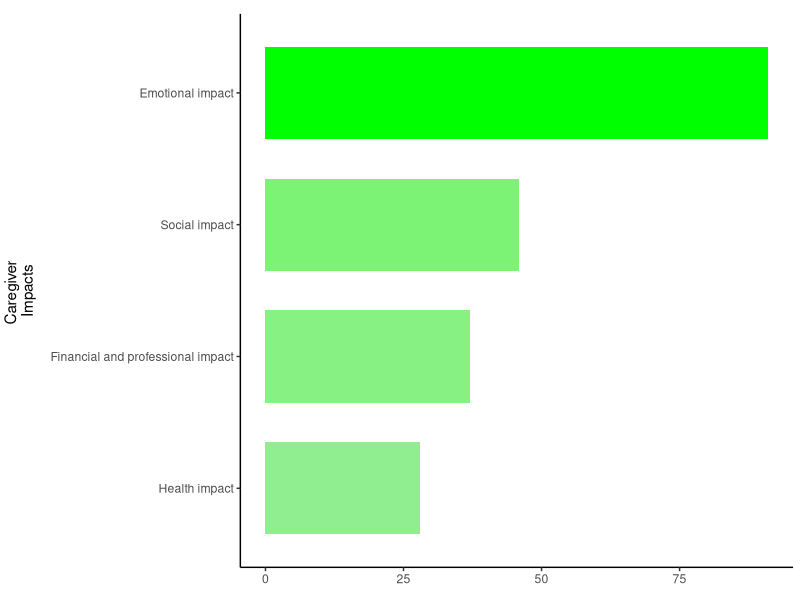
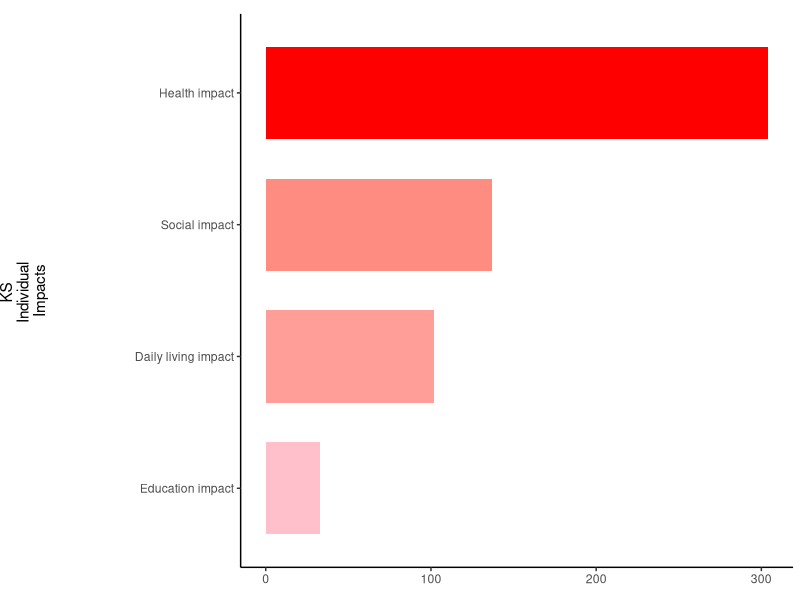
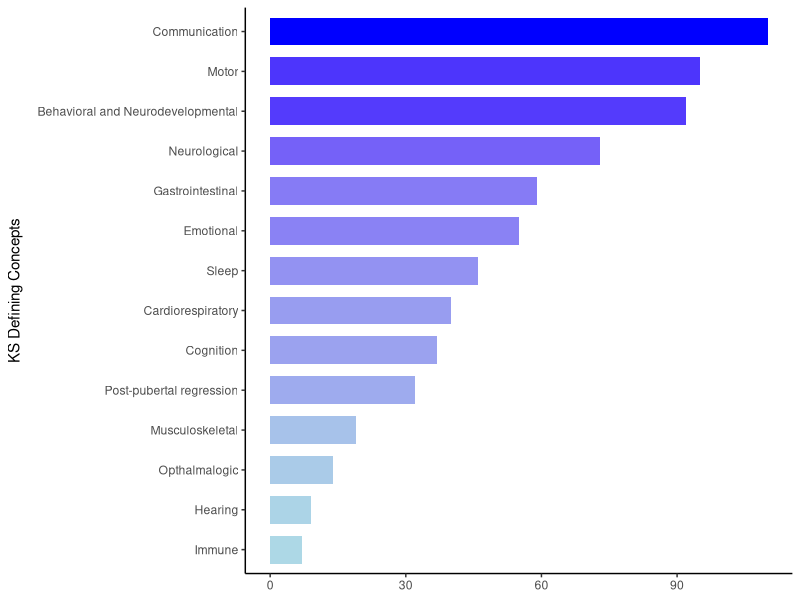
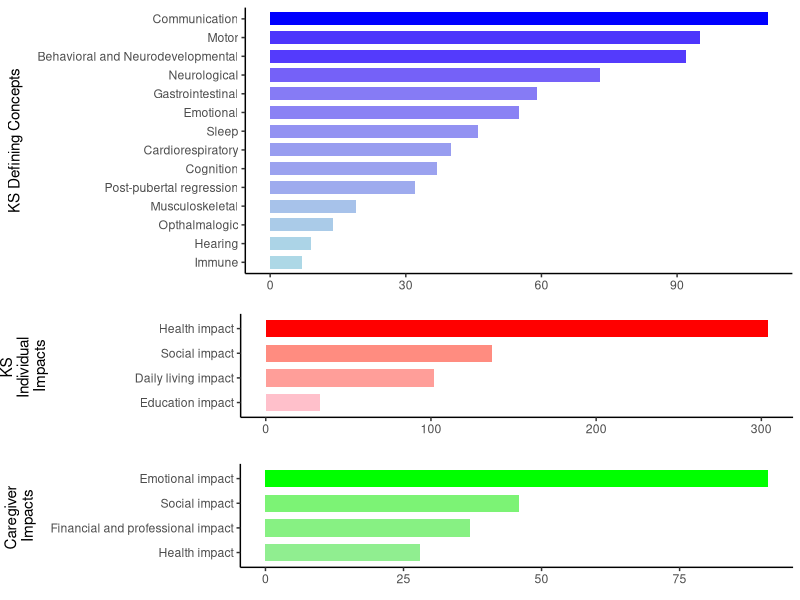

Write the R code that produced these figures, in order.
## ---- chunk 1
knitr::opts_chunk$set(echo = TRUE)
## ---- chunk 2
library(readxl)
library(dplyr)
KSdata <- read_excel("KS_data.xlsx", sheet = 1)
## ---- chunk 3
KSD <- KSdata[2:15, ]
KSD1 <- KSD |>
  select(c("...1", "Total references"))
colnames(KSD1) <- c("KDC", "total")
## ---- chunk 4
KSI <- KSdata[18:21, ]
KSI1 <- KSI |>
  select(c("...1", "Total references"))
colnames(KSI1) <- c("KII", "total")
## ---- chunk 5
CI <- KSdata[24:27, ]
CI1 <- CI |>
  select(c("...1", "Total references"))
colnames(CI1) <- c("CI", "total")
## ---- chunk 6
Age <- KSdata |>
  select(c(2:5))
Age <- colSums(Age, na.rm = TRUE)
Age <- as.data.frame(t(Age))
rownames(Age) <- 'total'
colnames(Age) <- c("Under2", "2-4", "5-11", "12-17")
## ---- chunk 7
library(ggplot2)
library(gridExtra)
## ---- chunk 8
CI1$color_value <- CI1$total / sum(CI1$total)
p1 <- ggplot(CI1, aes(x = total, y = reorder(CI, total), fill = color_value)) +
  geom_bar(stat="identity", width = 0.7) +
  scale_fill_gradient(low="lightgreen", high="green") +
  theme_classic() +
  theme(legend.position = "none",
        plot.margin = margin(t = 10, r = 5, b = 10, l = 3, unit = "pt")) +
  labs(x = NULL, y = "Caregiver 
Impacts")
p1 <- p1 + theme(
  axis.title.y = element_text(margin = margin(t = 0, r = 10, b = 0, l = 0, unit = "pt"))
)
p1
## ---- chunk 9
KSI1$color_value <- KSI1$total / sum(KSI1$total)
p2 <- ggplot(KSI1, aes(x = total, y = reorder(KII, total), fill = color_value)) +
  geom_bar(stat="identity", width = 0.7) +
  scale_fill_gradient(low="pink", high="red") +
  theme_classic() +
  theme(legend.position = "none",
        axis.title.y = element_text(),
        plot.margin = margin(t = 10, r = 5, b = 10, l = 0, unit = "pt")) +
  labs(x = NULL, y = "KS 
Individual 
Impacts")
p2 <- p2 + theme(
  axis.title.y = element_text(margin = margin(t = 0, r = 62, b = 0, l = 0, unit = "pt"))
)
p2
## ---- chunk 10
KSD1$color_value <- KSD1$total / sum(KSD1$total)
p3 <- ggplot(KSD1, aes(x = total, y = reorder(KDC, total), fill = color_value)) +
  geom_bar(stat="identity", width = 0.7) +
  scale_fill_gradient(low="lightblue", high="blue") +
  theme_classic() +
  theme(legend.position = "none") +
  labs(x = NULL, y = "KS Defining Concepts")
p3 <- p3 + theme(
  axis.title.y = element_text(margin = margin(t = 0, r = 10, b = 0, l = 0, unit = "pt"))
)
p3
## ---- chunk 11
p4 <- grid.arrange(p3, p2, p1, ncol = 1, heights = c(2, 1, 1))
p4
